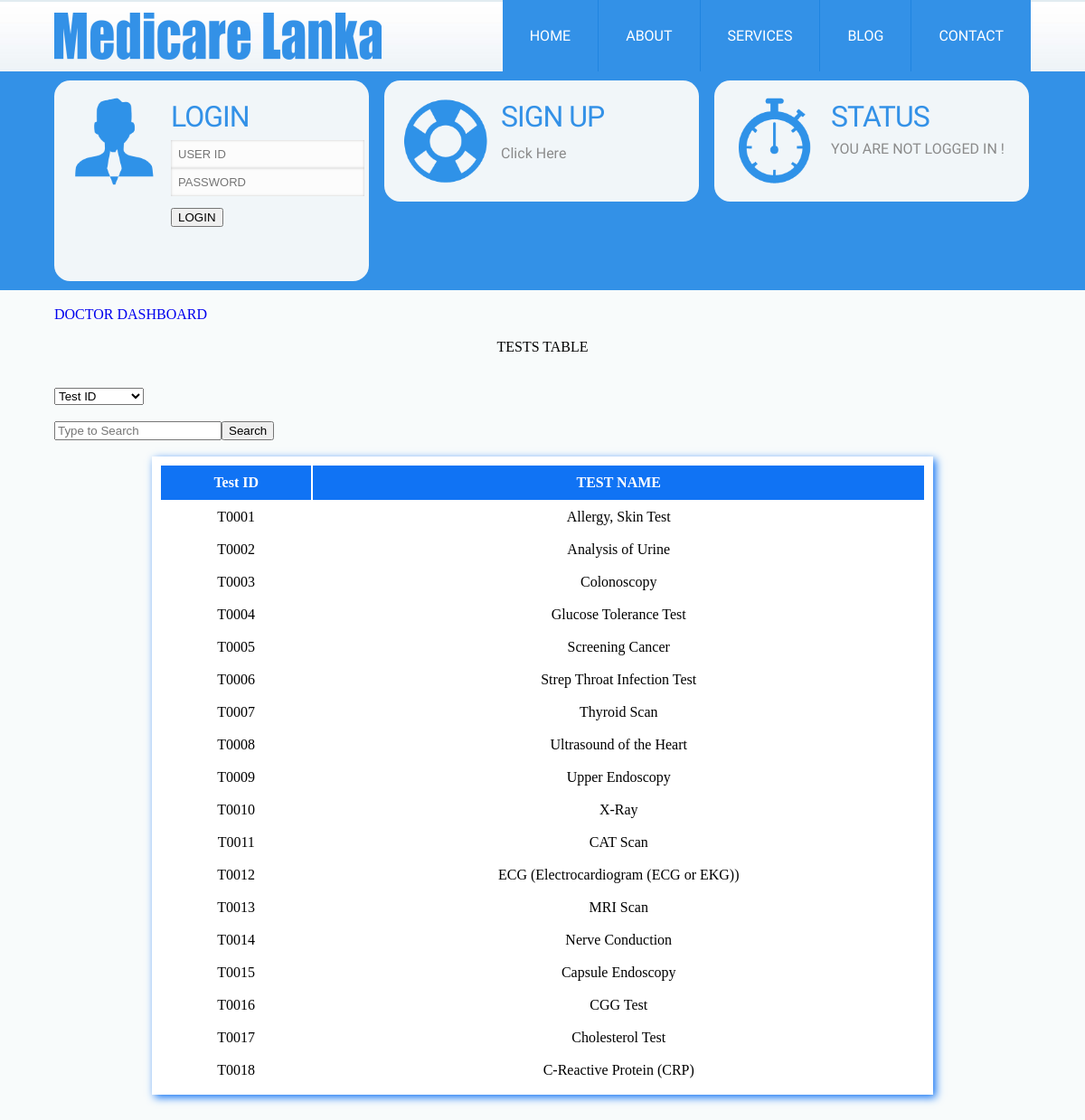
Page /other_test.php on the committed database.
### tables this page shows
CREATE TABLE `test` (
  `test_id` varchar(10) NOT NULL,
  `name` varchar(100) DEFAULT NULL
);

### other_test.php (the view, shortened to what this page needs)
<?php
	include 'header.php';
?>
</div>
<div class="wrap">
<br>
<a class="addnew" href="doctor.php" style="font-face:Khmer OS Battambang; font-size:16px;">DOCTOR DASHBOARD</a></font>
<br><br>
<center><h1>TESTS TABLE</h1></center>
<br><br>
	<div class="search">
	<form method="post" action="other_test_search.php">
    <select name="cbosearch">
    	<option>Test ID</option>
    </select>
	<br><br>
	<input type="text" name="txtsearch" placeholder="Type to Search" /><input type="submit" name="cmdsearch" value="Search" />
    </form>
    </div>
	<br>
	<center>
	<table>
    	<tr>
            <th>Test ID</th>
            <th>TEST NAME</th>
    	</tr>
        <?php
			$sql = "select * from test";
			$result = mysql_query($sql);
			if (!$result) {
				echo "An error has occured: ".mysql_error();
			} else {
				while($tr=mysql_fetch_array($result)) {
		?>
		<tr>
			<td align="center"><?php echo $tr[0]; ?></td>
			<td align="center"><?php echo $tr[1]; ?></td>
		</tr>
		<?php
				}
			}
		?>
    </table>
	</center>
	</div>
	<br><br>
</body>
</html>

### css/style.css (style rules this page uses)
html,body,div,span,applet,object,iframe,h1,h2,h3,h4,h5,h6,p,blockquote,pre,a,abbr,acronym,address,big,cite,code,del,dfn,em,img,ins,kbd,q,s,samp,small,strike,strong,sub,sup,tt,var,b,u,i,dl,dt,dd,ol,nav ul,nav li,fieldset,form,label,legend,caption,tbody,tfoot,thead,article,aside,canvas,details,embed,figure,figcaption,footer,header,hgroup,menu,nav,output,ruby,section,summary,time,mark,audio,video { margin:0;padding:0;border:0;font-size:100%;font:inherit;vertical-align:baseline; }
a { text-decoration:none; }
body { background:#F8FBFB; }
.wrap { width:70%; margin:0 auto; }
table,td,tr { padding:8px; }
table { border:1px #1073F4; width:80%; background:#FFF; height:auto; margin:auto; box-shadow:3px 3px 9px #1073F4; }
th { background:#1073F4; color:#FFF; font-weight:bold; padding:10px; align: center; }
td { border:1px #1073F4; padding: auto; align: center; }
@media screen and (max-width:1366px) { .wrap { width:90%; } }

### rows in the picture
test: test_id "T0001", name "Allergy, Skin Test"
test: test_id "T0002", name "Analysis of Urine"
test: test_id "T0003", name "Colonoscopy"
test: test_id "T0004", name "Glucose Tolerance Test"
test: test_id "T0005", name "Screening Cancer"
test: test_id "T0006", name "Strep Throat Infection Test"
test: test_id "T0007", name "Thyroid Scan"
test: test_id "T0008", name "Ultrasound of the Heart"
test: test_id "T0009", name "Upper Endoscopy"
test: test_id "T0010", name "X-Ray"
test: test_id "T0011", name "CAT Scan"
test: test_id "T0012", name "ECG (Electrocardiogram (ECG or EKG))"
test: test_id "T0013", name "MRI Scan"
test: test_id "T0014", name "Nerve Conduction"
test: test_id "T0015", name "Capsule Endoscopy"
test: test_id "T0016", name "CGG Test"
test: test_id "T0017", name "Cholesterol Test"
test: test_id "T0018", name "C-Reactive Protein (CRP)"
